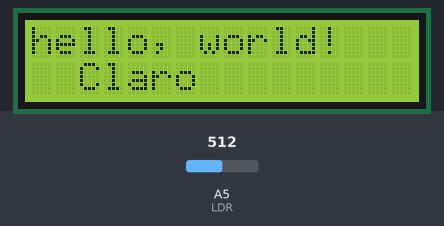
A sketch run on a simulated Arduino Uno, built with avr-gcc and run on an emulated ATmega328P. On the bench: 16×2 character LCD. The inputs (shaded band) are chosen by the test bench; at power-on: A5 (LDR) = 512. What the sketch prints to the serial monitor is not drawn.

Above: at 2.2 s.
2.3 s: A5 (LDR) set to 483
At 4.2 s:
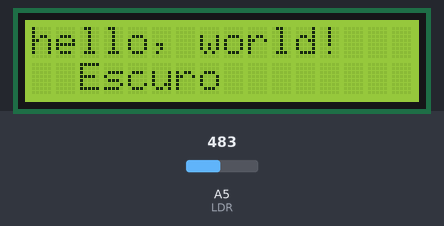
4.5 s: A5 (LDR) set to 510
At 6.0 s:
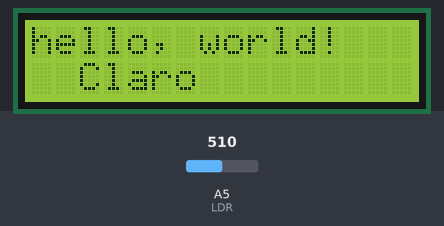
6.5 s: A5 (LDR) set to 490
At 7.6 s:
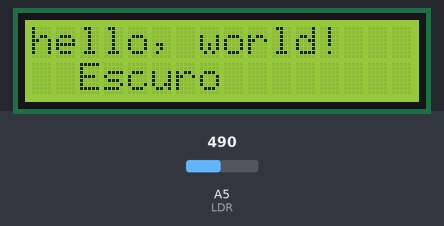
Timing chart, 0 to 9.5 s (numbered marks = the images above; inputs shaded):
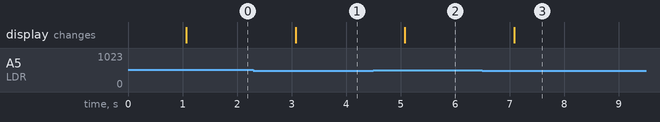

Measured:
- the behaviour switches between 500 and 499 on A5 (LDR) (found by bisection; images 0 and 1)
- after the input at 2.3 s, the display: changes after 0.77 s (image 1)
- after the input at 4.5 s, the display: changes after 0.58 s (image 2)
- after the input at 6.5 s, the display: changes after 0.58 s (image 3)

The sketch:

lcd.ino
```cpp
#include <LiquidCrystal.h> // include a library headfile
// LiquidCrystal display with:
// rs on pin 10
// rw on pin 11
// enable on pin 12
// d4, d5, d6, d7 on pins 13, 14, 15, 16
LiquidCrystal lcd(10, 11, 12, 13, 14, 15, 16);

#define LDR A5
int sens = 0;

void setup()
{
lcd.begin(16,2);
lcd.clear();//clears the LCD and positions the cursor in the upper-left corner
lcd.print("hello, world!");// Print a message to the LCD.
lcd.setCursor(2,1); // set to the 3th column and 2nd row
lcd.print("Seeedstudio");// Print a message to the LCD.
Serial.begin(9600);
Serial.println("Inicializando");
delay(1000);
}
void loop()
{
  sens = analogRead(LDR);
  Serial.println(sens);
  lcd.setCursor(2,1);
  if(sens < 500)
    lcd.print("Escuro     ");
  else
    lcd.print("Claro      ");
  delay(1000);
}
```
